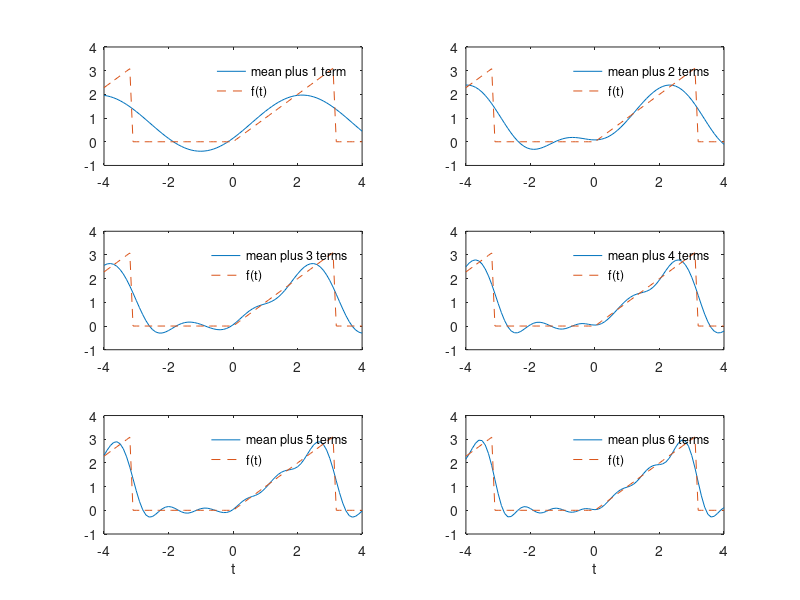

This chart was generated by the following MATLAB code:
% Textbook Provided Code
clear;
t = -4:0.1:4; % Create time points in plot
f = zeros(size(t)); % Initialize function f(t)

% Construct function f(t)
for k = 1:length(t)
    if t(k) < 0
        f(k) = 0; 
    else
        f(k) = t(k);
    end
    if t(k) < -pi
        f(k) = t(k) + 2*pi;
    end
    if t(k) > pi
        f(k) = 0;
    end
end

% Initialize Fourier series with the mean term
fs = (pi / 4) * ones(size(t));

clf % Clear any figures

% Plot truncated Fourier Series for different harmonics
for n = 1:6
    % Add Fourier series terms
    fs = fs - (2/pi) * cos((2*n - 1) * t) / (2*n - 1)^2;
    fs = fs - (-1)^n * sin(n * t) / n;
    
    % Create subplot and plot Fourier series approximation
    subplot(3, 2, n);
    plot(t, fs, t, f, '--');
    
    % Add legend
    if n == 1
        legend('mean plus 1 term', 'f(t)', 'Location', 'best');
        legend boxoff;
    else
        legend(['mean plus ', num2str(n), ' terms'], 'f(t)', 'Location', 'best');
        legend boxoff;
    end
    
    % Add x-axis label for the last row
    if n >= 5
        xlabel('t');
    end
end
saveas(gcf,'harmonics_increase.png')